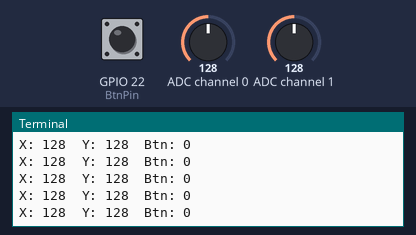
Simulated run of this program. Board: Raspberry Pi (BCM pin numbers). On the bench: the last lines printed to the terminal. The inputs (shaded band) are chosen by the test bench; at power-on: ADC channel 0 = 128, ADC channel 1 = 128, GPIO 22 (BtnPin) HIGH (analog values on the 0–255 scale). Library files of the repository ran but are not shown: ADC0834.py.

Above: at 1.2 s.
1.3 s: ADC channel 0 set to 178
At 1.59 s:
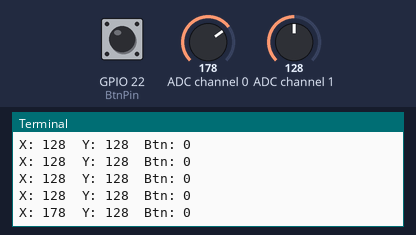
2.8 s: ADC channel 1 set to 178
At 2.81 s:
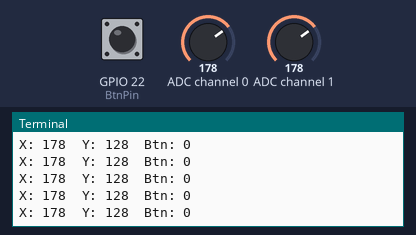
4.3 s: GPIO 22 (BtnPin) pulled LOW for 0.25 s
At 4.64 s:
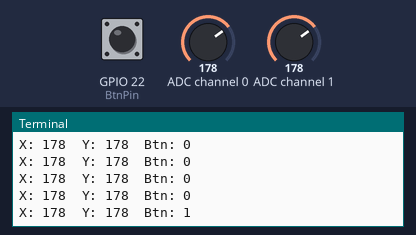
6.0 s: ADC channel 0 set to 127
At 6.06 s:
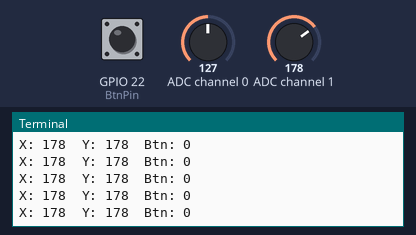
7.5 s: GPIO 22 (BtnPin) pulled LOW for 1 s
At 7.69 s:
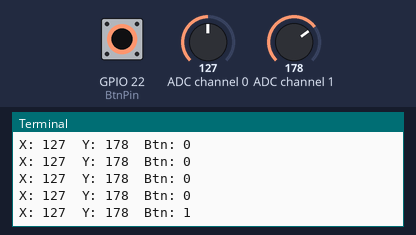
Timing chart, 0 to 10.5 s (numbered marks = the images above; inputs shaded):
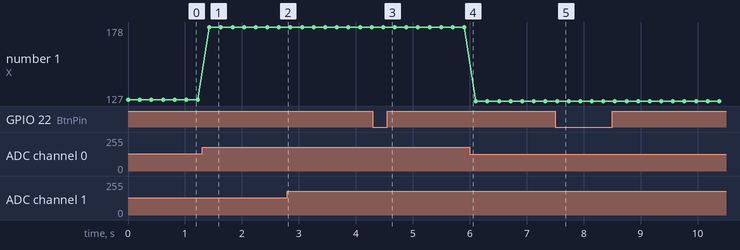

Measured:
- after the input at 1.3 s, the terminal: prints a new line after 0.13 s (image 1)
- after the input at 4.3 s, the terminal: prints a new line after 0.18 s (image 3)
- after the input at 7.5 s, the terminal: prints a new line at once (image 5)
- plotted number 1: 128 → 178 after the input at 1.3 s, 178 → 127 after the input at 6.0 s

The program:

2.1.9_joystick_zero.py
```python
#!/usr/bin/env python3
from gpiozero import Button
import ADC0834
import time

# Initialize the button connected to GPIO pin 22
BtnPin = Button(22)

# Setup the ADC0834 ADC
ADC0834.setup()

try:
    # Main loop to read and print ADC values and button state
    while True:
        # Read X and Y values from ADC channels 0 and 1
        x_val = ADC0834.getResult(0)
        y_val = ADC0834.getResult(1)

        # Read the state of the button (pressed or not)
        Btn_val = BtnPin.value

        # Print the X, Y, and button values
        print('X: %d  Y: %d  Btn: %d' % (x_val, y_val, Btn_val))

        # Delay of 0.2 seconds before the next read
        time.sleep(0.2)

# Gracefully handle script termination (e.g., via KeyboardInterrupt)
except KeyboardInterrupt:
    pass
```
